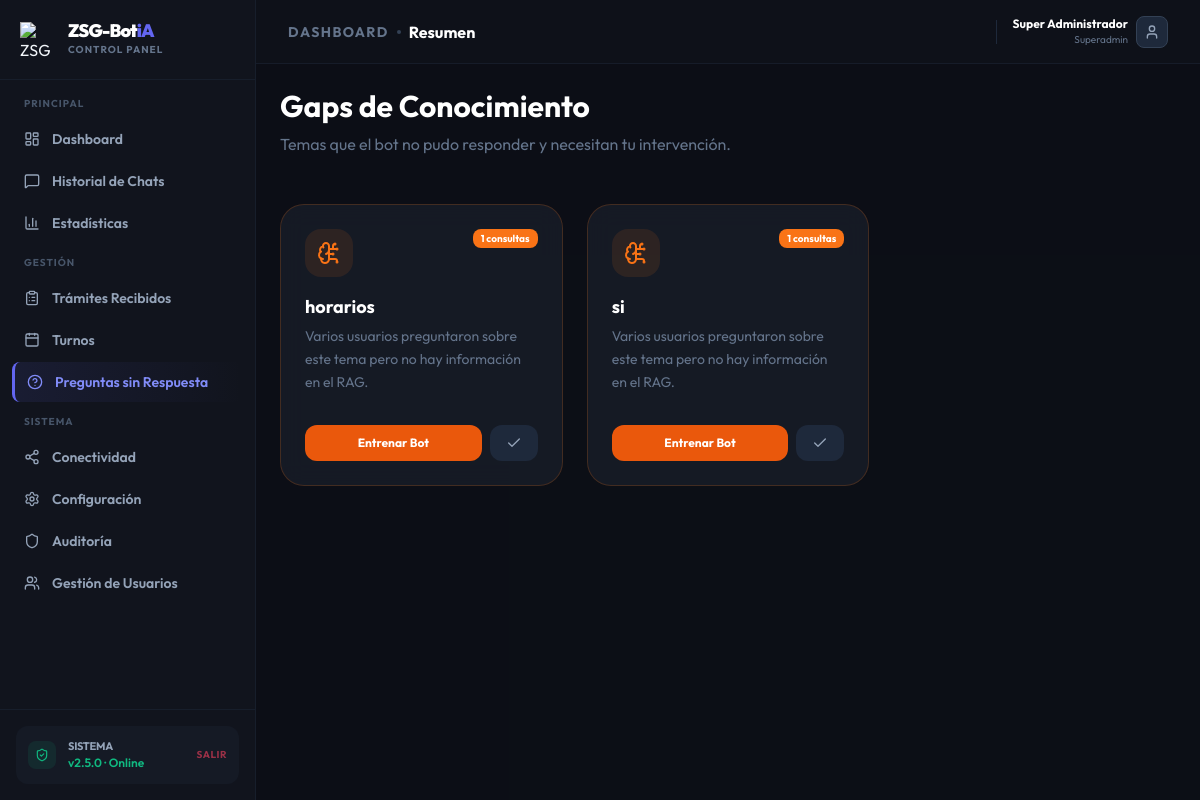
The app's page /admin/gaps (signed in) with its own data.
### tables this page shows
CREATE TABLE admin_users (
            id            INTEGER PRIMARY KEY AUTOINCREMENT,
            username      TEXT UNIQUE NOT NULL,
            full_name     TEXT NOT NULL,
            email         TEXT,
            password_hash TEXT NOT NULL,
            role          TEXT NOT NULL DEFAULT 'operator',
            is_active     INTEGER NOT NULL DEFAULT 1,
            created_by    INTEGER,
            created_at    TIMESTAMP DEFAULT CURRENT_TIMESTAMP,
            last_login    TIMESTAMP
        );

CREATE TABLE knowledge_gaps (id INTEGER PRIMARY KEY AUTOINCREMENT, topic TEXT UNIQUE, frequency INTEGER DEFAULT 1, status TEXT DEFAULT 'pending');

### src/main.py (the view)
@app.get("/admin/gaps", response_class=HTMLResponse)
async def view_gaps(request: Request, user: dict = Depends(require_permission("gaps"))):
    gaps = []
    try:
        conn = sqlite3.connect(os.path.join(ROOT_DIR, "settings.sqlite"))
        conn.row_factory = sqlite3.Row
        cursor = conn.cursor()
        cursor.execute("SELECT * FROM knowledge_gaps WHERE status = 'pending' ORDER BY frequency DESC")
        gaps = [dict(row) for row in cursor.fetchall()]
        conn.close()
    except Exception as e:
        logging.error(f"Error cargando gaps: {e}")
    return templates.TemplateResponse(request=request, name="admin/gaps.html", context={"gaps": gaps, "active_section": "control", "user": user})

### templates/admin/gaps.html (shortened to what this page needs)
{% extends "admin/layout.html" %}
{% block content %}
<header class="flex justify-between items-center mb-12">
    <div>
        <h1 class="text-3xl font-bold text-white mb-2">Gaps de Conocimiento</h1>
        <p class="text-slate-500">Temas que el bot no pudo responder y necesitan tu intervención.</p>
    </div>
</header>
<div class="grid grid-cols-1 md:grid-cols-2 lg:grid-cols-3 gap-6">
    {% for gap in gaps %}
    <div class="glass p-6 rounded-3xl border-orange-500/20 flex flex-col gap-4 group hover:border-orange-500/40 transition-all">
        <div class="flex justify-between items-start">
            <div class="p-3 bg-orange-500/10 rounded-2xl text-orange-500">
                <i data-lucide="brain-circuit" class="w-6 h-6"></i>
            </div>
            <span class="text-[10px] font-bold bg-orange-500 text-white px-2 py-0.5 rounded-lg">{{ gap.frequency }} consultas</span>
        </div>
        <div>
            <h3 class="text-white font-bold text-lg mb-1">{{ gap.topic }}</h3>
            <p class="text-slate-500 text-sm leading-relaxed">Varios usuarios preguntaron sobre este tema pero no hay información en el RAG.</p>
        </div>
        <div class="mt-auto pt-4 flex gap-2">
            <a href="/admin/config" class="flex-1 bg-orange-600 hover:bg-orange-500 text-white text-center py-2.5 rounded-xl text-xs font-bold transition-all">
                Entrenar Bot
            </a>
            <a href="/admin/gaps/resolve/{{ gap.id }}" class="px-4 bg-slate-800 hover:bg-slate-700 text-slate-400 py-2.5 rounded-xl transition-all">
                <i data-lucide="check" class="w-4 h-4"></i>
            </a>
        </div>
    </div>
    {% endfor %}
</div>
{% endblock %}

### templates/admin/layout.html (shortened to what this page needs)
<!DOCTYPE html>
<html lang="es" class="dark">
<head>
    <script src="https://cdn.tailwindcss.com"></script>
</head>
<body class="h-screen overflow-hidden flex font-sans">
    <aside id="main-sidebar" class="fixed inset-y-0 left-0 z-50 w-64 bg-panel border-r border-slate-800/50 flex flex-col shrink-0 transition-transform duration-300 -translate-x-full lg:translate-x-0 lg:static lg:z-auto">
        <div class="h-20 flex items-center px-5 border-b border-slate-800/50 shrink-0">
            <div class="flex items-center gap-3">
                <img src="/static/Logo-ZSG-Bot-iA-Circulo.png" alt="ZSG Logo" class="w-9 h-9 object-contain">
                <div>
                    <span class="block text-lg font-black tracking-tighter text-white leading-none">ZSG-Bot<span class="text-brand-500">iA</span></span>
                    <span class="text-[10px] font-bold text-slate-500 uppercase tracking-widest block mt-0.5">Control Panel</span>
                </div>
            </div>
        </div>
        <nav class="flex-1 py-4 overflow-y-auto custom-scrollbar">
            <div class="px-3 mb-3">
                <p class="text-[10px] font-bold text-slate-600 uppercase tracking-widest px-3 mb-2">Principal</p>
                <div class="space-y-0.5">
                    {% if not user or 'dashboard' in user.permissions %}
                    <a href="/admin" class="nav-item flex items-center gap-3 px-3 py-2.5 rounded-lg text-sm font-semibold text-slate-400 hover:text-white hover:bg-slate-800/50 transition-all {% if request.url.path == '/admin' %}active{% endif %}">
                        <i data-lucide="layout-dashboard" class="w-4 h-4 shrink-0"></i> Dashboard
                    </a>
                    {% endif %}
                    {% if not user or 'history' in user.permissions %}
                    <a href="/admin/history" class="nav-item flex items-center gap-3 px-3 py-2.5 rounded-lg text-sm font-semibold text-slate-400 hover:text-white hover:bg-slate-800/50 transition-all ">
                        <i data-lucide="message-square" class="w-4 h-4 shrink-0"></i> Historial de Chats
                    </a>
                    {% endif %}
                    {% if not user or 'analytics' in user.permissions %}
                    <a href="/admin/analytics" class="nav-item flex items-center gap-3 px-3 py-2.5 rounded-lg text-sm font-semibold text-slate-400 hover:text-white hover:bg-slate-800/50 transition-all {% if request.url.path == '/admin/analytics' %}active{% endif %}">
                        <i data-lucide="bar-chart-3" class="w-4 h-4 shrink-0"></i> Estadísticas
                    </a>
                    {% endif %}
                </div>
            </div>
            <div class="px-3 mb-3">
                <p class="text-[10px] font-bold text-slate-600 uppercase tracking-widest px-3 mb-2">Gestión</p>
                <div class="space-y-0.5">
                    {% if not user or 'submissions' in user.permissions %}
                    <a href="/admin/submissions" class="nav-item flex items-center gap-3 px-3 py-2.5 rounded-lg text-sm font-semibold text-slate-400 hover:text-white hover:bg-slate-800/50 transition-all {% if request.url.path == '/admin/submissions' %}active{% endif %}">
                        <i data-lucide="clipboard-list" class="w-4 h-4 shrink-0"></i> Trámites Recibidos
                    </a>
                    {% endif %}
                    {% if not user or 'appointments' in user.permissions %}
                    <a href="/admin/appointments" class="nav-item flex items-center gap-3 px-3 py-2.5 rounded-lg text-sm font-semibold text-slate-400 hover:text-white hover:bg-slate-800/50 transition-all {% if request.url.path == '/admin/appointments' %}active{% endif %}">
                        <i data-lucide="calendar" class="w-4 h-4 shrink-0"></i> Turnos
                    </a>
                    {% endif %}
                    {% if not user or 'gaps' in user.permissions %}
                    <a href="/admin/gaps" class="nav-item flex items-center gap-3 px-3 py-2.5 rounded-lg text-sm font-semibold text-slate-400 hover:text-white hover:bg-slate-800/50 transition-all {% if request.url.path == '/admin/gaps' %}active{% endif %}">
                        <i data-lucide="help-circle" class="w-4 h-4 shrink-0"></i> Preguntas sin Respuesta
                    </a>
                    {% endif %}
                </div>
            </div>
            <div class="px-3">
                <p class="text-[10px] font-bold text-slate-600 uppercase tracking-widest px-3 mb-2">Sistema</p>
                <div class="space-y-0.5">
                    {% if not user or 'channels' in user.permissions %}
                    <a href="/admin/channels" class="nav-item flex items-center gap-3 px-3 py-2.5 rounded-lg text-sm font-semibold text-slate-400 hover:text-white hover:bg-slate-800/50 transition-all {% if request.url.path == '/admin/channels' %}active{% endif %}">
                        <i data-lucide="share-2" class="w-4 h-4 shrink-0"></i> Conectividad
                    </a>
                    {% endif %}
                    {% if not user or 'config' in user.permissions %}
                    <a href="/admin/config" class="nav-item flex items-center gap-3 px-3 py-2.5 rounded-lg text-sm font-semibold text-slate-400 hover:text-white hover:bg-slate-800/50 transition-all {% if request.url.path == '/admin/config' %}active{% endif %}">
                        <i data-lucide="settings" class="w-4 h-4 shrink-0"></i> Configuración
                    </a>
                    {% endif %}
                    {% if not user or 'audit' in user.permissions %}
                    <a href="/admin/audit" class="nav-item flex items-center gap-3 px-3 py-2.5 rounded-lg text-sm font-semibold text-slate-400 hover:text-white hover:bg-slate-800/50 transition-all {% if request.url.path == '/admin/audit' %}active{% endif %}">
                        <i data-lucide="shield" class="w-4 h-4 shrink-0"></i> Auditoría
                    </a>
                    {% endif %}
                    {% if user and user.role == 'superadmin' %}
                    <a href="/admin/users" class="nav-item flex items-center gap-3 px-3 py-2.5 rounded-lg text-sm font-semibold text-slate-400 hover:text-white hover:bg-slate-800/50 transition-all {% if request.url.path == '/admin/users' %}active{% endif %}">
                        <i data-lucide="users" class="w-4 h-4 shrink-0"></i> Gestión de Usuarios
                    </a>
                    {% endif %}
                </div>
            </div>
        </nav>
        <div class="p-4 border-t border-slate-800/50 shrink-0">
            <div class="bg-slate-800/30 rounded-xl p-3 flex items-center gap-3">
                <div id="sidebar-status-dot" class="w-7 h-7 rounded-lg bg-emerald-500/10 flex items-center justify-center text-emerald-500 shrink-0">
                    <i data-lucide="shield-check" class="w-3.5 h-3.5"></i>
                </div>
                <div class="flex-1 min-w-0">
                    <p class="text-[11px] font-bold text-slate-400 uppercase tracking-tight">Sistema</p>
                    <p class="text-[12px] font-semibold text-emerald-500">v2.5.0 · Online</p>
                </div>
                <a href="/logout" class="text-[10px] font-bold text-rose-500/60 hover:text-rose-500 transition-colors uppercase tracking-wider shrink-0">Salir</a>
            </div>
        </div>
    </aside>
    <main class="flex-1 flex flex-col min-w-0 bg-[#0c0f16]/50">
        <header class="h-16 bg-panel/50 border-b border-slate-800/50 flex items-center justify-between px-4 lg:px-8 shrink-0">
            <div class="flex items-center gap-3">
                <div class="flex items-center gap-2">
                    <h2 class="text-[12px] lg:text-sm font-bold text-slate-500 uppercase tracking-widest">{% block breadcrumb %}Dashboard{% endblock %}</h2>
                    <div class="w-1 h-1 bg-slate-700 rounded-full"></div>
                    <h1 class="text-sm lg:text-base font-bold text-white truncate max-w-[140px] lg:max-w-none">{% block section_title %}Resumen{% endblock %}</h1>
                </div>
            </div>
            <div class="flex items-center gap-3 lg:gap-4">
                <div class="flex items-center gap-2 group">
                    <div class="text-right hidden sm:block">
                        <p class="text-xs font-bold text-white">{{ user.full_name if user else 'Admin' }}</p>
                        <p class="text-[10px] text-slate-500">{{ user.role | capitalize if user else '' }}</p>
                    </div>
                    <div class="w-8 h-8 rounded-lg bg-slate-800 border border-slate-700 flex items-center justify-center text-slate-400 group-hover:border-brand-500/50 transition-all">
                        <i data-lucide="user" class="w-4 h-4"></i>
                    </div>
                </div>
            </div>
        </header>
        <div class="flex-1 overflow-y-auto flex flex-col relative custom-scrollbar">
            <div class="flex-1 flex flex-col p-0 lg:p-6 page-transition h-full">
                {% block content %}{% endblock %}
            </div>
        </div>
    </main>
</body>
</html>

### templates/admin/layout.html (style rules this page uses)
body { background-color: #0c0f16; color: #f1f5f9; font-feature-settings: "cv02", "cv03", "cv04", "cv11"; }
.glass { background: rgba(27, 32, 43, 0.7); backdrop-filter: blur(12px); border: 1px solid rgba(255,255,255,0.05); }
.nav-item.active { background: linear-gradient(90deg, rgba(99,102,241,0.1) 0%, rgba(99,102,241,0) 100%); color: #818cf8; border-left: 3px solid #6366f1; }
.page-transition { animation: fadeIn 0.4s ease-out; }

### records on screen
admin_users: full_name "Super Administrador", role "Superadmin"
knowledge_gaps: frequency "1", topic "horarios"
knowledge_gaps: frequency "1", topic "si"
